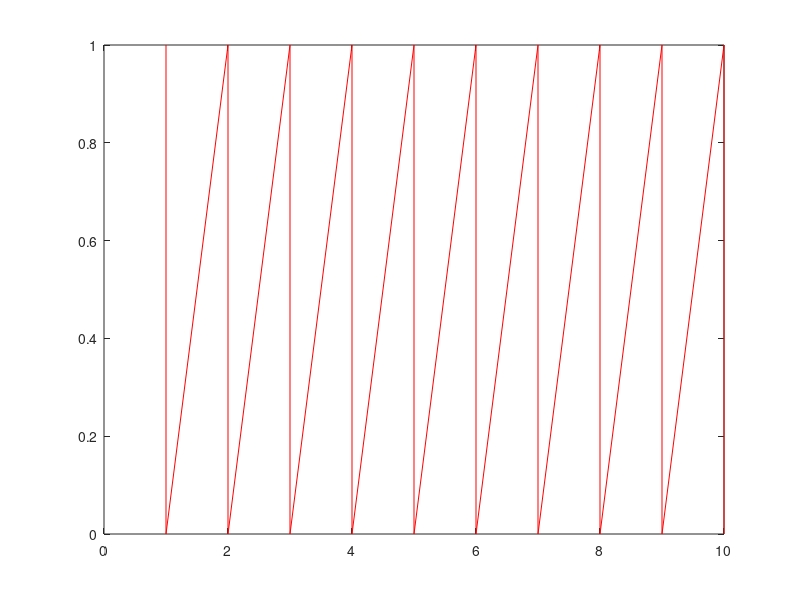
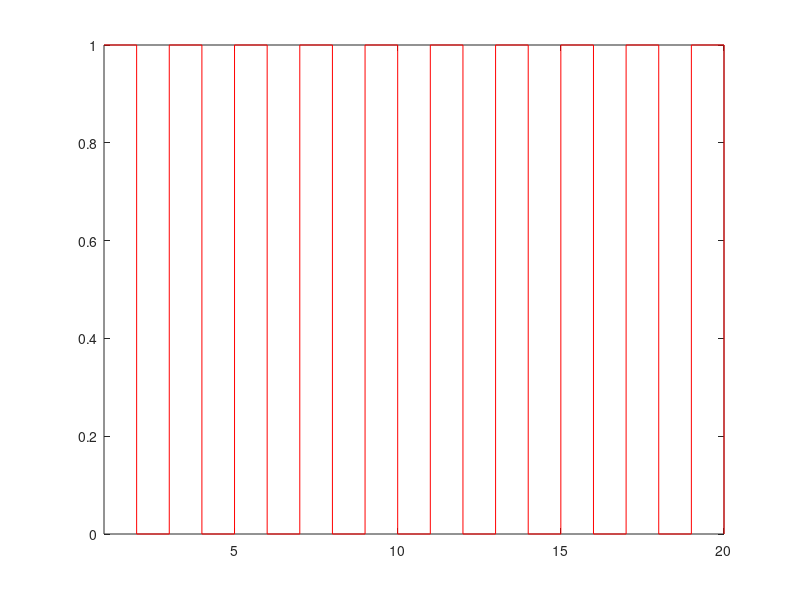

Reproduce these figures in MATLAB, in order.
clc;
%----------------your signal y - and time x-------------
n=10
y=repmat([1 0],1,n)
y=y(:)
x=1:n
%--------------sawtooth---------------------
x=[x;x]
x=x(:)
close
plot(x,y,'r')
%---------square-------------
figure
y=[y';y']
y=y(:)
x=1:numel(y)/2
x=[x;x];
x=x(:)
x(1)=[];
y(end)=[]
plot(x,y,'r')
xlim([x(1) x(end)])